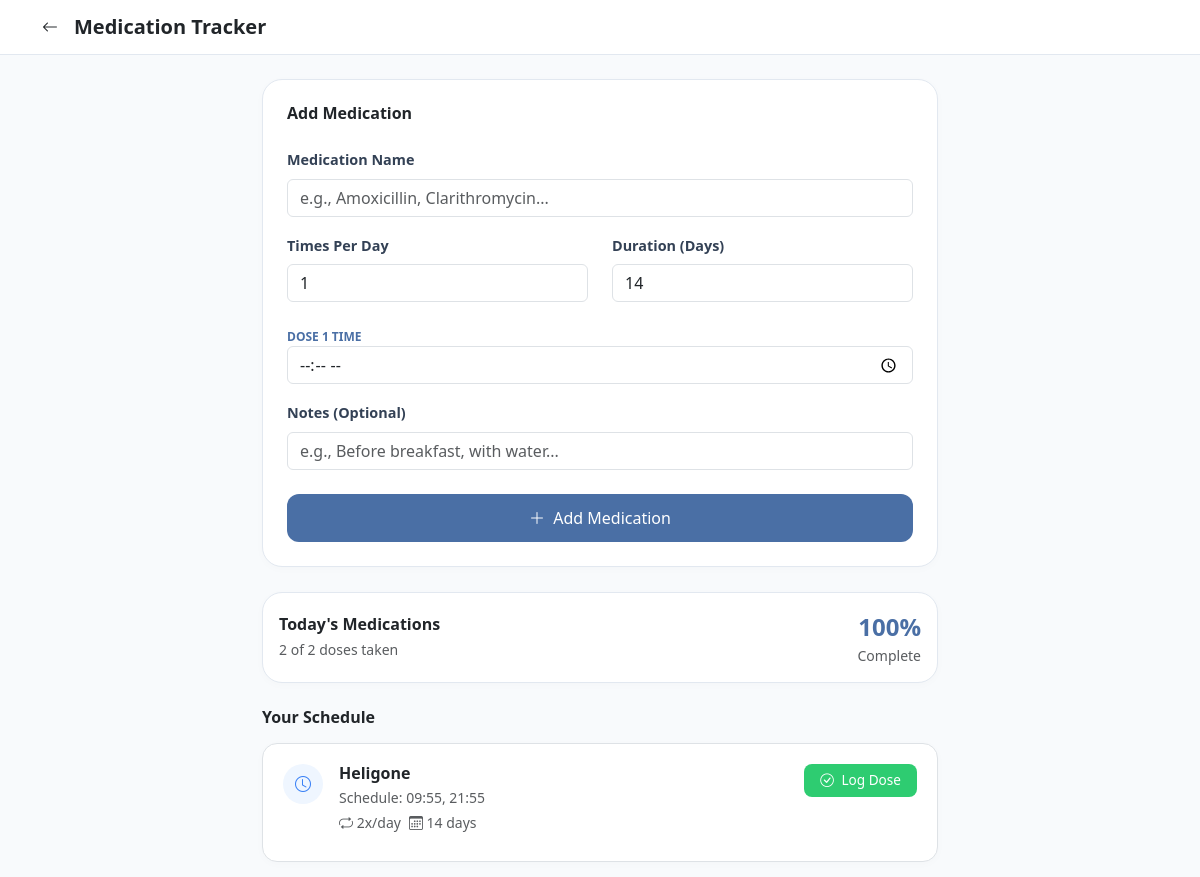
/view_meds (signed in), run on the app's committed database.
### tables this page shows
CREATE TABLE medications (
            id INTEGER PRIMARY KEY AUTOINCREMENT,
            user_id INTEGER,
            name TEXT NOT NULL,
            dosage TEXT,
            time TEXT NOT NULL,
            times_per_day INTEGER DEFAULT 1,
            duration_days INTEGER DEFAULT 14,
            instructions TEXT,
            taken_today INTEGER DEFAULT 0,
            last_taken_date TEXT,
            FOREIGN KEY(user_id) REFERENCES users(id)
        );

### app.py (the view)
@app.route("/view_meds")
def view_meds():
    if not is_logged_in():
        return redirect(url_for("login"))
    with get_db() as conn:
        meds = conn.execute("SELECT * FROM medications WHERE user_id = ? ORDER BY id DESC", (session["user_id"],)).fetchall()
    return render_template("view_meds.html", meds=meds)

### app.py (called while the page is built)
@contextmanager
def get_db():
    conn = sqlite3.connect(DB_PATH)
    conn.row_factory = sqlite3.Row
    try:
        yield conn
        conn.commit()
    except Exception as e:
        conn.rollback()
        logging.error(f"Database Error: {e}")
        raise
    finally:
        conn.close()

def is_logged_in():
    return "user_id" in session

### templates/view_meds.html (shortened to what this page needs)
<!DOCTYPE html>
<html lang="en">
<head>
    <link href="https://cdn.jsdelivr.net/npm/bootstrap@5.3.0/dist/css/bootstrap.min.css" rel="stylesheet">
    <link rel="stylesheet" href="https://cdn.jsdelivr.net/npm/bootstrap-icons@1.10.5/font/bootstrap-icons.css">
</head>
<body>
<div class="header-nav mb-4">
    <div class="container d-flex align-items-center">
        <a href="/" class="text-dark me-3"><i class="bi bi-arrow-left"></i></a>
        <h1 class="h5 mb-0 fw-bold">Medication Tracker</h1>
    </div>
</div>
<div class="container" style="max-width: 700px;">
    <div class="card p-4">
        <h2 class="h6 fw-bold mb-4">Add Medication</h2>
        <form action="/add_med" method="POST">
            <div class="mb-3">
                <label class="form-label">Medication Name</label>
                <input type="text" name="name" class="form-control" placeholder="e.g., Amoxicillin, Clarithromycin..." required>
            </div>
            <div class="row">
                <div class="col-6 mb-3">
                    <label class="form-label">Times Per Day</label>
                    <input type="number" id="times_per_day" name="times_per_day" class="form-control" value="1" min="1" max="6" oninput="generateTimeInputs()">
                </div>
                <div class="col-6 mb-3">
                    <label class="form-label">Duration (Days)</label>
                    <input type="number" name="duration_days" class="form-control" value="14" min="1">
                </div>
            </div>
            <div id="time-inputs-container" class="mb-3">
                <div class="time-slot-label">Dose 1 Time</div>
                <input type="time" name="time" class="form-control" required>
            </div>
            <div class="mb-4">
                <label class="form-label">Notes (Optional)</label>
                <input type="text" name="instructions" class="form-control" placeholder="e.g., Before breakfast, with water...">
            </div>
            <button type="submit" class="btn btn-primary-gh w-100 text-white">
                <i class="bi bi-plus-lg me-1"></i> Add Medication
            </button>
        </form>
    </div>
    <div class="card p-3">
        <div class="d-flex justify-content-between align-items-center">
            <div>
                <h3 class="h6 fw-bold mb-1">Today's Medications</h3>
                <p class="small text-muted mb-0">
                    {% set taken = meds|sum(attribute='taken_today') %}
                    {% set total = meds|sum(attribute='times_per_day') %}
                    {{ taken }} of {{ total }} doses taken
                </p>
            </div>
            <div class="text-end">
                {% set percent = (taken / total * 100)|int if total > 0 else 0 %}
                <span class="percentage-text">{{ percent }}%</span>
                <div class="small text-muted">Complete</div>
            </div>
        </div>
    </div>
    <h2 class="h6 fw-bold mb-3">Your Schedule</h2>
    {% if meds %}
        {% for med in meds %}
        <div class="card med-card border">
            <div class="d-flex justify-content-between align-items-start">
                <div class="d-flex gap-3">
                    <div class="med-time-icon"><i class="bi bi-clock"></i></div>
                    <div>
                        <h4 class="h6 fw-bold mb-1">{{ med.name }}</h4>
                        <div class="small text-muted mb-1">Schedule: {{ med.time }}</div>
                        <div class="d-flex gap-2 small text-muted mb-2">
                            <span><i class="bi bi-repeat"></i> {{ med.times_per_day }}x/day</span>
                            <span><i class="bi bi-calendar3"></i> {{ med.duration_days }} days</span>
                        </div>
                    </div>
                </div>
                <div class="d-flex flex-column gap-2 align-items-end">
                    <form action="/mark_taken/{{ med.id }}" method="POST">
                        <button type="submit" class="btn btn-success-gh text-white px-3">
                            <i class="bi bi-check-circle me-1"></i> Log Dose
                        </button>
                    </form>
                </div>
            </div>
        </div>
        {% endfor %}
    {% else %}
        <div class="text-center py-4 text-muted">No medications logged yet.</div>
    {% endif %}
</div>
</body>
</html>

### templates/view_meds.html (style rules this page uses)
:root { --gh-blue: #4a6fa5; --gh-green: #2ecc71; }
body { background-color: #f8fafc; font-family: 'Segoe UI', sans-serif; }
.header-nav { background: white; border-bottom: 1px solid #e2e8f0; padding: 15px 0; }
.card { border-radius: 20px; border: 1px solid #e2e8f0; box-shadow: 0 2px 10px rgba(0,0,0,0.02); margin-bottom: 25px; }
.form-label { font-weight: 600; color: #334155; font-size: 0.9rem; }
.btn-primary-gh { background-color: var(--gh-blue); border: none; padding: 12px; border-radius: 12px; }
.btn-success-gh { background-color: var(--gh-green); border: none; border-radius: 8px; font-size: 0.85rem; }
.med-card { border-radius: 15px; padding: 20px; background: white; margin-bottom: 15px; }
.med-time-icon { background: #eff6ff; color: #3b82f6; width: 40px; height: 40px; border-radius: 50%; display: flex; align-items: center; justify-content: center; }
.percentage-text { font-size: 1.5rem; font-weight: bold; color: var(--gh-blue); }
.time-slot-label { font-size: 0.75rem; color: var(--gh-blue); font-weight: bold; text-transform: uppercase; margin-top: 10px; }

### data on the page
medications: name "Heligone", time "09:55, 21:55", times_per_day "2", duration_days "14"

### other printed values
{{ taken }} "2"
{{ total }} "2"
{{ percent }} "100"
